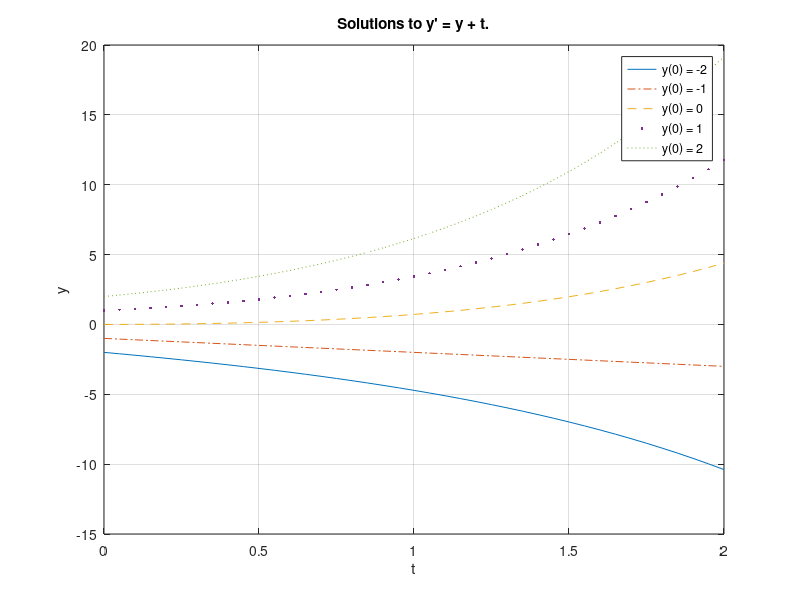

This chart was generated by the following MATLAB code:
t = 0:0.05:2;
C = -2+1; plot(t,C*exp(t) - t - 1,'-')
hold on
C = -1+1; plot(t,C*exp(t) - t - 1,'-.')
C = 0+1; plot(t,C*exp(t) - t - 1,'--')
C = 1+1; plot(t,C*exp(t) - t - 1,'.')
C = 2+1; plot(t,C*exp(t) - t - 1,':')
grid on
xlabel('t')
ylabel('y')
title('Solutions to y'' = y + t.')
legend('y(0) = -2','y(0) = -1','y(0) = 0','y(0) = 1','y(0) = 2')
shg, hold off
